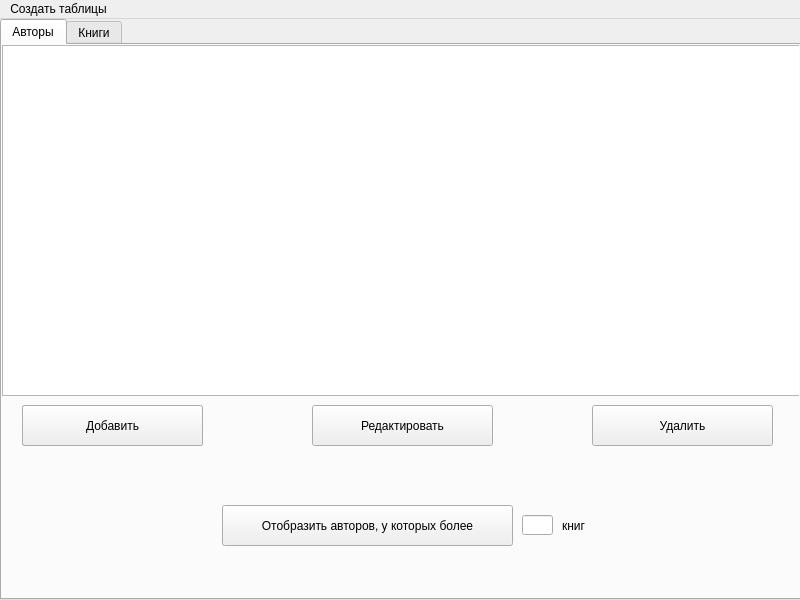
<?xml version="1.0" encoding="UTF-8"?>
<ui version="4.0">
 <class>MainWindow</class>
 <widget class="QMainWindow" name="MainWindow">
  <property name="geometry">
   <rect>
    <x>0</x>
    <y>0</y>
    <width>800</width>
    <height>600</height>
   </rect>
  </property>
  <property name="minimumSize">
   <size>
    <width>800</width>
    <height>600</height>
   </size>
  </property>
  <property name="maximumSize">
   <size>
    <width>800</width>
    <height>600</height>
   </size>
  </property>
  <property name="windowTitle">
   <string>MainWindow</string>
  </property>
  <widget class="QWidget" name="centralwidget">
   <widget class="QTabWidget" name="tabWidget">
    <property name="geometry">
     <rect>
      <x>0</x>
      <y>0</y>
      <width>801</width>
      <height>581</height>
     </rect>
    </property>
    <property name="currentIndex">
     <number>0</number>
    </property>
    <widget class="QWidget" name="tab">
     <attribute name="title">
      <string>Авторы</string>
     </attribute>
     <widget class="QTableWidget" name="tableWidget">
      <property name="geometry">
       <rect>
        <x>0</x>
        <y>0</y>
        <width>800</width>
        <height>351</height>
       </rect>
      </property>
     </widget>
     <widget class="QPushButton" name="pushButton_5">
      <property name="geometry">
       <rect>
        <x>20</x>
        <y>360</y>
        <width>181</width>
        <height>41</height>
       </rect>
      </property>
      <property name="styleSheet">
       <string notr="true">font: 75 12pt &quot;MS Shell Dlg 2&quot;;</string>
      </property>
      <property name="text">
       <string>Удалить</string>
      </property>
     </widget>
     <widget class="QPushButton" name="addAuthorButton">
      <property name="geometry">
       <rect>
        <x>20</x>
        <y>360</y>
        <width>181</width>
        <height>41</height>
       </rect>
      </property>
      <property name="styleSheet">
       <string notr="true">font: 75 12pt &quot;MS Shell Dlg 2&quot;;</string>
      </property>
      <property name="text">
       <string>Добавить</string>
      </property>
     </widget>
     <widget class="QPushButton" name="removeAuthorButton">
      <property name="geometry">
       <rect>
        <x>590</x>
        <y>360</y>
        <width>181</width>
        <height>41</height>
       </rect>
      </property>
      <property name="styleSheet">
       <string notr="true">font: 75 12pt &quot;MS Shell Dlg 2&quot;;</string>
      </property>
      <property name="text">
       <string>Удалить</string>
      </property>
     </widget>
     <widget class="QPushButton" name="searchAuthorsuton">
      <property name="geometry">
       <rect>
        <x>220</x>
        <y>460</y>
        <width>291</width>
        <height>41</height>
       </rect>
      </property>
      <property name="styleSheet">
       <string notr="true">font: 12pt &quot;MS Shell Dlg 2&quot;;</string>
      </property>
      <property name="text">
       <string>Отобразить авторов, у которых более</string>
      </property>
     </widget>
     <widget class="QLineEdit" name="booksNumField">
      <property name="geometry">
       <rect>
        <x>520</x>
        <y>470</y>
        <width>31</width>
        <height>20</height>
       </rect>
      </property>
     </widget>
     <widget class="QLabel" name="label_3">
      <property name="geometry">
       <rect>
        <x>560</x>
        <y>470</y>
        <width>31</width>
        <height>21</height>
       </rect>
      </property>
      <property name="text">
       <string>книг</string>
      </property>
     </widget>
     <widget class="QPushButton" name="editAuthorButton">
      <property name="geometry">
       <rect>
        <x>310</x>
        <y>360</y>
        <width>181</width>
        <height>41</height>
       </rect>
      </property>
      <property name="styleSheet">
       <string notr="true">font: 75 12pt &quot;MS Shell Dlg 2&quot;;</string>
      </property>
      <property name="text">
       <string>Редактировать</string>
      </property>
     </widget>
    </widget>
    <widget class="QWidget" name="tab_2">
     <attribute name="title">
      <string>Книги</string>
     </attribute>
     <widget class="QTableWidget" name="tableWidget_2">
      <property name="geometry">
       <rect>
        <x>0</x>
        <y>0</y>
        <width>800</width>
        <height>351</height>
       </rect>
      </property>
     </widget>
     <widget class="QPushButton" name="addBookButton">
      <property name="geometry">
       <rect>
        <x>20</x>
        <y>360</y>
        <width>181</width>
        <height>41</height>
       </rect>
      </property>
      <property name="styleSheet">
       <string notr="true">font: 75 12pt &quot;MS Shell Dlg 2&quot;;</string>
      </property>
      <property name="text">
       <string>Добавить</string>
      </property>
     </widget>
     <widget class="QPushButton" name="removeBookButton">
      <property name="geometry">
       <rect>
        <x>590</x>
        <y>360</y>
        <width>181</width>
        <height>41</height>
       </rect>
      </property>
      <property name="styleSheet">
       <string notr="true">font: 75 12pt &quot;MS Shell Dlg 2&quot;;</string>
      </property>
      <property name="text">
       <string>Удалить</string>
      </property>
     </widget>
     <widget class="QPushButton" name="searchRussianBooks">
      <property name="geometry">
       <rect>
        <x>20</x>
        <y>460</y>
        <width>271</width>
        <height>41</height>
       </rect>
      </property>
      <property name="styleSheet">
       <string notr="true"/>
      </property>
      <property name="text">
       <string>Отобразить книги, написанные авторми из России</string>
      </property>
     </widget>
     <widget class="QPushButton" name="searchBooksByPages">
      <property name="geometry">
       <rect>
        <x>400</x>
        <y>460</y>
        <width>291</width>
        <height>41</height>
       </rect>
      </property>
      <property name="styleSheet">
       <string notr="true">font: 12pt &quot;MS Shell Dlg 2&quot;;</string>
      </property>
      <property name="text">
       <string>Отобразить книги, которые больше</string>
      </property>
     </widget>
     <widget class="QLineEdit" name="pagesNumField">
      <property name="geometry">
       <rect>
        <x>690</x>
        <y>470</y>
        <width>31</width>
        <height>20</height>
       </rect>
      </property>
     </widget>
     <widget class="QLabel" name="label">
      <property name="geometry">
       <rect>
        <x>730</x>
        <y>470</y>
        <width>47</width>
        <height>21</height>
       </rect>
      </property>
      <property name="text">
       <string>страниц</string>
      </property>
     </widget>
     <widget class="QPushButton" name="editBookButton">
      <property name="geometry">
       <rect>
        <x>310</x>
        <y>360</y>
        <width>181</width>
        <height>41</height>
       </rect>
      </property>
      <property name="styleSheet">
       <string notr="true">font: 75 12pt &quot;MS Shell Dlg 2&quot;;</string>
      </property>
      <property name="text">
       <string>Редактировать</string>
      </property>
     </widget>
    </widget>
   </widget>
  </widget>
  <widget class="QMenuBar" name="menubar">
   <property name="geometry">
    <rect>
     <x>0</x>
     <y>0</y>
     <width>800</width>
     <height>21</height>
    </rect>
   </property>
   <widget class="QMenu" name="menu">
    <property name="title">
     <string>Создать таблицы</string>
    </property>
   </widget>
   <addaction name="menu"/>
  </widget>
 </widget>
 <resources/>
 <connections/>
</ui>
